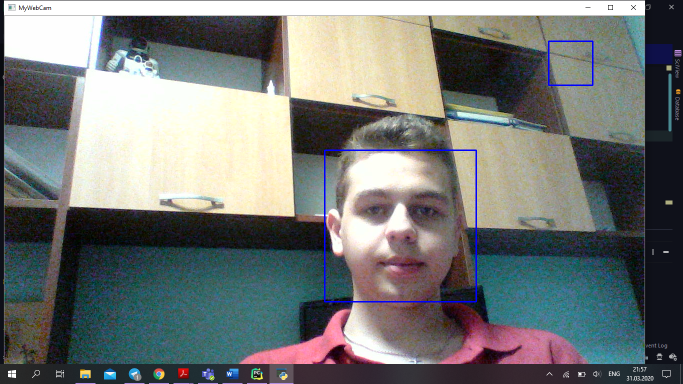
#> input picture examples/opencv/example_1.png, 1366 x 768 px, given in place of the camera (shown at 1/2 size)
$ python look_for_face.py
#> lines starting #> are read from the running program, lines starting #| are printed output that depends on the picture; after the words box and inside, x2 and y2 are one past the last pixel; in counts of white or black regions, pixels touching at a corner belong together
import os
import cv2


# Use webcam video
cap = cv2.VideoCapture(0)
cap.set(3, 1920)
cap.set(4, 1080)
face_cascade = cv2.CascadeClassifier(os.path.join(os.getcwd(), 'haarcascade_frontalface_default.xml'))

while True:
    # Capture frame-by-frame
    ret, frame = cap.read()
#> frame is the input picture: shape (768, 1366, 3); mean B, G, R 118.4, 120.3, 116.9
    # Our operations on the frame come here
    frame_gray = cv2.cvtColor(frame, cv2.COLOR_BGR2GRAY)
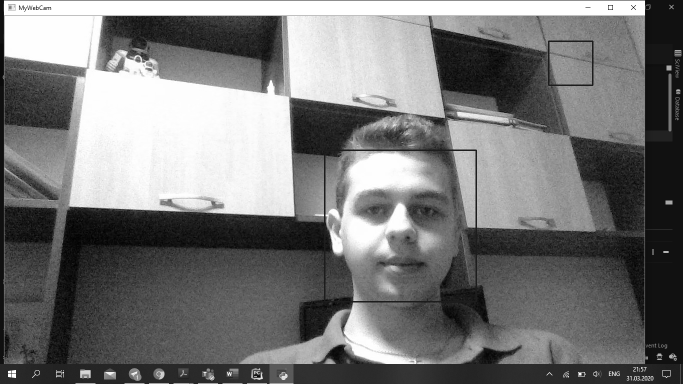
#> frame_gray: shape (768, 1366) (shown at 1/2 size); min 0, max 255, mean 119
    frame_gray = cv2.equalizeHist(frame_gray)
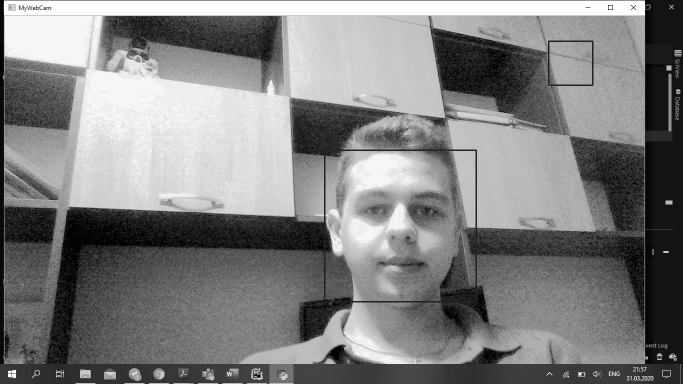
#> frame_gray: shape (768, 1366) (shown at 1/2 size); min 0, max 255, mean 128.6
    # Detect faces
    faces = face_cascade.detectMultiScale(frame_gray)
#> faces = [[647, 297, 308, 308]]
    for (x, y, w, h) in faces:
        frame = cv2.rectangle(frame, (x, y), (x + w, y + h), (255, 0, 0), 2)
        roi_gray = frame[y:y + h, x:x + w]
        roi_color = frame[y:y + h, x:x + w]
#> this loop made 1 pass
#> pass 1, `frame = cv2.rectangle(frame, (x, y), (x + w, y + h), (255, 0, 0), 2)`:
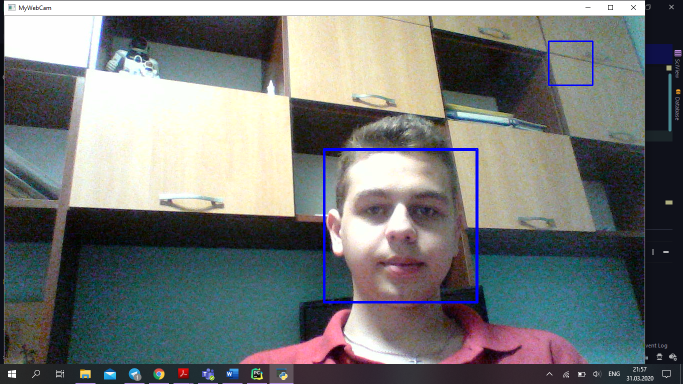
#> frame: shape (768, 1366, 3) (shown at 1/2 size); 0.29% of pixels changed, all inside (x1, y1, x2, y2) = (646, 296, 957, 607)
#> pass 1, `roi_gray = frame[y:y + h, x:x + w]`:
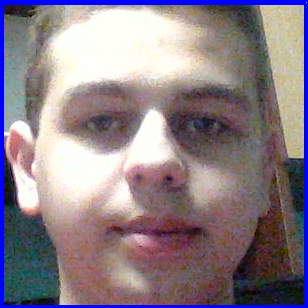
#> roi_gray: shape (308, 308, 3); mean B, G, R 136.4, 127.3, 140.1

    # Display the resulting frame
    # Press any button to stop
    cv2.imshow('MyWebCam', frame)
    if cv2.waitKey(1) & 0xFF == ord('q'):
#> (key q is pressed here)
        break

# When everything done, release the capture
cap.release()
cv2.destroyAllWindows()
